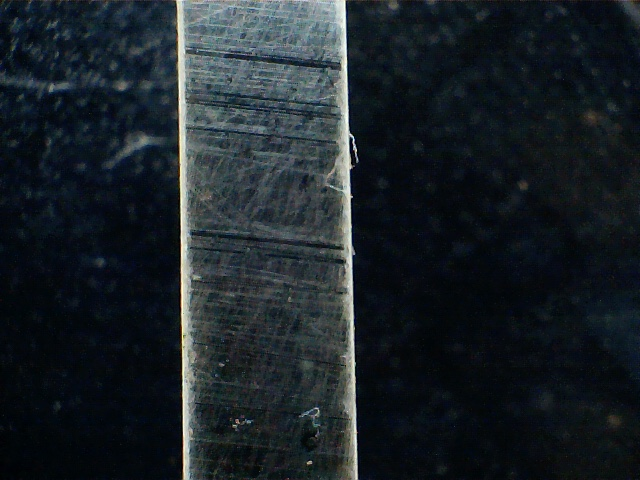
#> input picture CsCF.jpg, 640 x 480 px
$ python histo.py   (older library calls are emulated)
#> lines starting #> are read from the running program, lines starting #| are printed output that depends on the picture
# -*- coding: utf-8 -*-
"""
Created on Sun Jun 23 21:45:31 2019

@author: pfair
"""

import numpy as np
import matplotlib
import matplotlib.pyplot as plt

from skimage import io
from skimage.util.dtype import dtype_range
from skimage.util import img_as_ubyte
from skimage import exposure
from skimage.morphology import disk
from skimage.filters import rank


matplotlib.rcParams['font.size'] = 9


def plot_img_and_hist(image, axes, bins=256):
    """Plot an image along with its histogram and cumulative histogram.

    """
    ax_img, ax_hist = axes
    ax_cdf = ax_hist.twinx()

    # Display image
    ax_img.imshow(image, cmap=plt.cm.gray)
    ax_img.set_axis_off()

    # Display histogram
    ax_hist.hist(image.ravel(), bins=bins)
    ax_hist.ticklabel_format(axis='y', style='scientific', scilimits=(0, 0))
    ax_hist.set_xlabel('Pixel intensity')

    xmin, xmax = dtype_range[image.dtype.type]
    ax_hist.set_xlim(0, xmax)

    # Display cumulative distribution
    img_cdf, bins = exposure.cumulative_distribution(image, bins)
    ax_cdf.plot(bins, img_cdf, 'r')

    return ax_img, ax_hist, ax_cdf


# Load an example image
#jimage = io.imread('CsCF.jpg',as_grey=True)
jimage = io.imread('CsCF.jpg',as_grey=True)
#> jimage: shape (480, 640) float64; min 0.000565, max 0.994, mean 0.131
img = jimage

# Global equalize
img_rescale = exposure.equalize_hist(img)
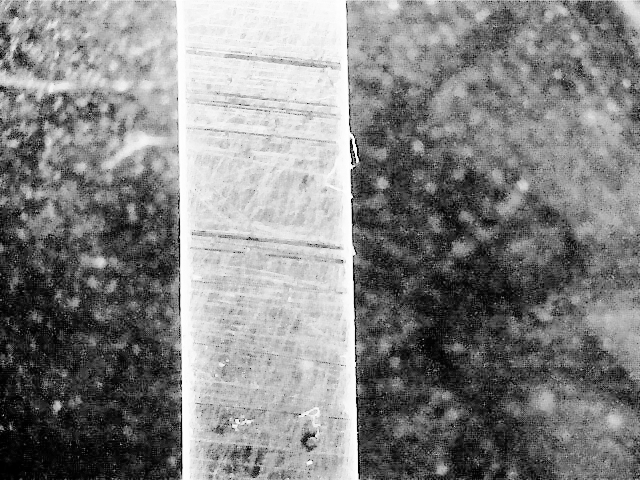
#> img_rescale: shape (480, 640) float64; min 0.000137, max 1, mean 0.512

# Equalization
selem = disk(30)
img_eq = rank.equalize(img, selem=selem)
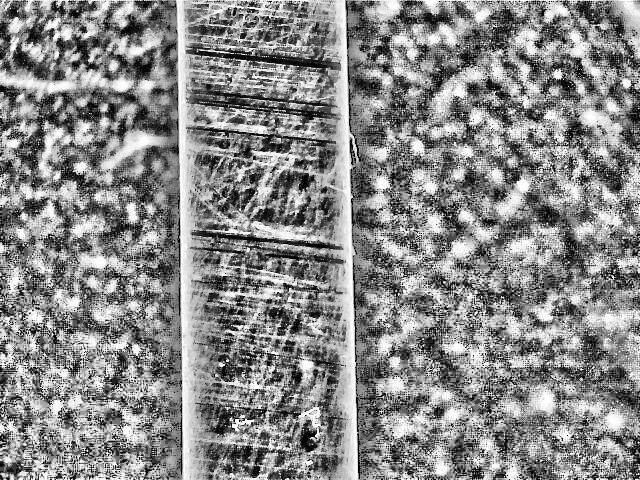
#> img_eq: shape (480, 640); min 0, max 255, mean 135.6


# Display results
fig = plt.figure(figsize=(8, 5))
axes = np.zeros((2, 3), dtype=np.object)
axes[0, 0] = plt.subplot(2, 3, 1)
axes[0, 1] = plt.subplot(2, 3, 2, sharex=axes[0, 0], sharey=axes[0, 0])
axes[0, 2] = plt.subplot(2, 3, 3, sharex=axes[0, 0], sharey=axes[0, 0])
axes[1, 0] = plt.subplot(2, 3, 4)
axes[1, 1] = plt.subplot(2, 3, 5)
axes[1, 2] = plt.subplot(2, 3, 6)

ax_img, ax_hist, ax_cdf = plot_img_and_hist(img, axes[:, 0])
#> in plot_img_and_hist, `img_cdf, bins = exposure.cumulative_distribution(image, bins)`: img_cdf = 256 values from 0.000137 to 1; bins = 256 values from 0.00251 to 0.992
ax_img.set_title('Low contrast image')
ax_hist.set_ylabel('Number of pixels')

ax_img, ax_hist, ax_cdf = plot_img_and_hist(img_rescale, axes[:, 1])
ax_img.set_title('Global equalise')

ax_img, ax_hist, ax_cdf = plot_img_and_hist(img_eq, axes[:, 2])
ax_img.set_title('Local equalize')
ax_cdf.set_ylabel('Fraction of total intensity')


# prevent overlap of y-axis labels
fig.tight_layout()
plt.show()
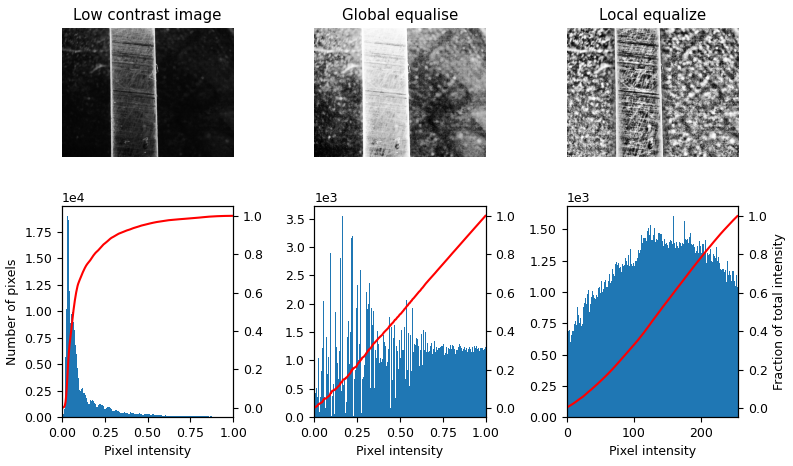
#> figure drawn by matplotlib, 9 panels; panel 4: tallest bar 18979 high, from x = 0.0316 to 0.0355; panel 5: tallest bar 3539 high, from x = 0.164 to 0.168; panel 6: tallest bar 1604 high, from x = 158.4 to 159.4; panel 7: curve peaks at x = 0.992, y = 1
